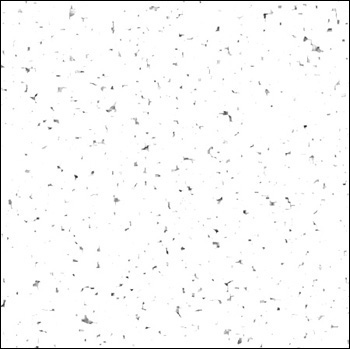
#> input picture assets/stamps/defect_flock_1.png, 350 x 349 px; its folder holds only this picture in this run
$ python -i brush_engine.py   (imports and definitions only)
#> lines starting #> are read from the running program, lines starting #| are printed output that depends on the picture; after the words box and inside, x2 and y2 are one past the last pixel; in counts of white or black regions, pixels touching at a corner belong together
#> further down, picture is the input picture: shape (349, 350, 3); min 0, max 255, mean 249
"""
Brush Engine - Tạo các loại defect tổng hợp cho ảnh sản phẩm công nghiệp.

Hỗ trợ 8 loại brush:
  1. Scratch (vết xước)  - Đường xước thẳng/cong
  2. Spot    (vết đốm)   - Đốm tròn/oval với lõi đậm tán xạ
  3. Smear   (vết lem)   - Vết lem dài, không đều
  4. Crack   (vết nứt)   - Đường nứt phân nhánh
  5. Burr    (vết burr)  - Vết sần sùi, gồ ghề
  6. Smudge  (vết ố mờ)  - Vết xước dạng mảng gồ ghề
  7. Stamp   (mẫu thực)  - Trích xuất từ kho mẫu lỗi thực tế (Natural Defect Stamps)
  8. Organic (hạt hữu cơ)- Mạt bụi/vảy kim loại/rỗ sần procedural với lõi đậm
"""

import os
import sys
import random
import math
import cv2
import numpy as np


# ==========================================
# NGÂN HÀNG MẪU LỖI THỰC TẾ (STAMP BANK)
# ==========================================
class StampBank:
    """
    Quản lý ngân hàng mẫu lỗi thực tế (Natural Defect Stamps) trích xuất từ ảnh tham chiếu.
    Hỗ trợ nạp mặc định từ assets/stamps/ hoặc nạp ảnh tùy chỉnh từ người dùng.
    """
    _default_stamps = []
    _custom_stamps = []
    _custom_source_path = ""
    _initialized = False

    # [79 lines left out: functions get_assets_dir, extract_stamps_from_image, initialize, load_custom_image, reset_to_default, get_stamps, not called in this run]

    @classmethod
    def count(cls):
        return len(cls.get_stamps())


# ==========================================
# CLASS CHÍNH: BRUSH ENGINE
# ==========================================
class BrushEngine:
    """Engine tạo synthetic defect bằng OpenCV drawing + numpy operations"""

    # Hằng số loại brush
    SCRATCH = "scratch"
    SPOT = "spot"
    SMEAR = "smear"
    CRACK = "crack"
    BURR = "burr"
    SMUDGE = "smudge"
    STAMP = "stamp"
    ORGANIC = "organic"
    FIBER = "fiber"

    ALL_TYPES = [SCRATCH, SPOT, SMEAR, CRACK, BURR, SMUDGE, STAMP, ORGANIC, FIBER]

    # Class ID cho YOLO export
    CLASS_MAP = {
        SCRATCH: 0,
        SPOT: 1,
        SMEAR: 2,
        CRACK: 3,
        BURR: 4,
        SMUDGE: 5,
        STAMP: 6,
        ORGANIC: 7,
        FIBER: 8,
    }

    # ==========================================
    # DEFAULT PARAMS
    # ==========================================
    # [1167 lines left out: functions default_params, allocate_counts, _get_valid_start_point, generate_scratch, generate_spot, generate_smear and 10 more, not called in this run]

    # ==========================================
    # AUTO SURFACE DETECTION & SAFETY CLIPPING
    # ==========================================
    @staticmethod
    def detect_surfaces(img, target_surface='bright', threshold_mode='otsu',
                        manual_threshold=128, margin=4, min_area=150):
        """
        Tự động phân đoạn ảnh thành các vùng bề mặt Sáng (White) hoặc Tối (Dark)
        và co viền an toàn (Margin Erosion) để vết lỗi không bao giờ chạm ranh giới.

        Args:
            img: np.ndarray ảnh grayscale hoặc BGR
            target_surface: 'bright' (chỉ vùng sáng), 'dark' (chỉ vùng tối), hoặc 'both' (cả hai)
            threshold_mode: 'otsu' (tự động) hoặc 'manual' (theo manual_threshold)
            manual_threshold: int 0-255 nếu dùng 'manual'
            margin: int số pixel co viền an toàn (erosion) để tránh chạm mép
            min_area: int diện tích tối thiểu (pixel) của vùng bề mặt để nhận diện

        Returns:
            list of dict: [
                {
                    'rect': [x, y, w, h],           # Bounding box trên ảnh gốc
                    'contour': np.ndarray,          # Contour gốc của vùng
                    'surface_type': 'bright'|'dark',# Loại bề mặt
                    'defect_mode': 'multiply'|'lighten', # Mode hòa trộn đề xuất
                    'surface_mask': np.ndarray (h, w), # Binary mask cục bộ (đã margin)
                    'area': float
                }, ...
            ]
        """
#> called with target_surface = 'bright', threshold_mode = 'otsu', manual_threshold = 128, margin = 4, min_area = 150
        if img is None or img.size == 0:
            return []

        # Chuẩn hóa về Grayscale
        if len(img.shape) == 3:
            img_gray = cv2.cvtColor(img, cv2.COLOR_BGR2GRAY)
        else:
            img_gray = img.copy()

        h, w = img_gray.shape[:2]
#> h = 349; w = 350

        # Lọc nhẹ trước khi phân ngưỡng để loại bỏ nhiễu speckle
        blur = cv2.GaussianBlur(img_gray, (3, 3), 0)
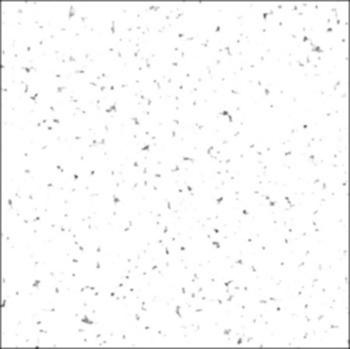
#> blur: shape (349, 350); min 56, max 255, mean 249.8

        # Phân ngưỡng nhị phân
        if threshold_mode == 'otsu':
            _, thresh_bin = cv2.threshold(blur, 0, 255, cv2.THRESH_BINARY + cv2.THRESH_OTSU)
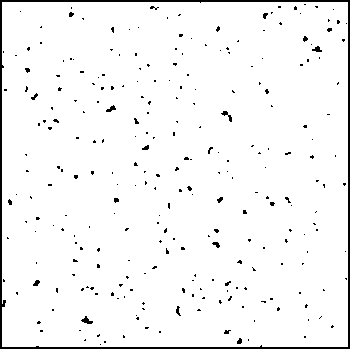
#> thresh_bin: shape (349, 350); 96.2% white; 266 black regions (251 under 20 px), largest, box (x1, y1, x2, y2) and area: (0, 0, 350, 349) 2812, (81, 316, 93, 324) 48, (221, 111, 232, 122) 43
        else:
            thresh_bin = (blur >= manual_threshold).astype(np.uint8) * 255

        # Danh sách các mặt cần phân tích
        surfaces_to_process = []
        if target_surface in ('bright', 'both'):
            surfaces_to_process.append(('bright', thresh_bin, 'multiply'))
        if target_surface in ('dark', 'both'):
            surfaces_to_process.append(('dark', cv2.bitwise_not(thresh_bin), 'lighten'))

        detected_zones = []

        # Kernel co viền an toàn (Margin Safety Erosion)
        kernel = None
        if margin > 0:
            k_size = margin * 2 + 1
            kernel = cv2.getStructuringElement(cv2.MORPH_ELLIPSE, (k_size, k_size))

        for surface_type, bin_mask, default_blend in surfaces_to_process:
            # 1. Đóng lỗ nhỏ (Morph Close) trước khi erode để mặt phẳng liền lạc
            clean_mask = cv2.morphologyEx(bin_mask, cv2.MORPH_CLOSE, cv2.getStructuringElement(cv2.MORPH_RECT, (3, 3)))

            # 2. Áp dụng Margin Safety Erosion
            if kernel is not None:
                eroded_mask = cv2.erode(clean_mask, kernel)
            else:
                eroded_mask = clean_mask

            # 3. Tìm các vùng liên thông (Contours)
            cnts, _ = cv2.findContours(eroded_mask, cv2.RETR_EXTERNAL, cv2.CHAIN_APPROX_SIMPLE)

            for c in cnts:
                area = cv2.contourArea(c)
                if area < min_area:
                    continue

                bx, by, bw, bh = cv2.boundingRect(c)
                if bw < 5 or bh < 5:
                    continue

                # Cắt mask cục bộ của vùng này đã lùi viền an toàn
                local_mask = eroded_mask[by:by+bh, bx:bx+bw].copy()

                detected_zones.append({
                    'rect': [bx, by, bw, bh],
                    'contour': c,
                    'surface_type': surface_type,
                    'defect_mode': default_blend,
                    'surface_mask': local_mask,
                    'area': area
                })
#> this loop made 1 pass
#> (surface_type, default_blend) on pass 1: ('bright', 'multiply')
#> pass 1, in detect_surfaces, `clean_mask = cv2.morphologyEx(bin_mask, cv2.MORPH_CLOSE, cv2.getStruct..`:
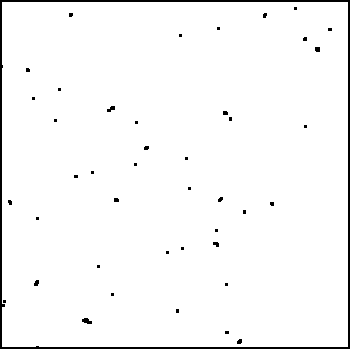
#> clean_mask: shape (349, 350); 97.2% white; 43 black regions (36 under 20 px), largest, box (x1, y1, x2, y2) and area: (0, 0, 350, 349) 2795, (82, 318, 92, 324) 41, (107, 106, 115, 112) 30
#> pass 1, in detect_surfaces, `eroded_mask = cv2.erode(clean_mask, kernel)`:
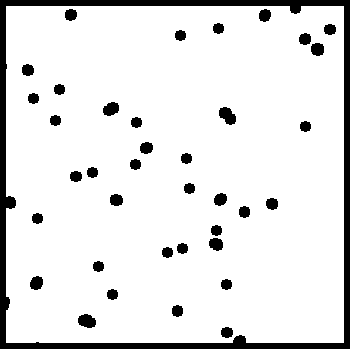
#> eroded_mask: shape (349, 350); 89.5% white; 38 black regions, largest, box (x1, y1, x2, y2) and area: (0, 0, 350, 349) 8565, (219, 107, 236, 125) 207, (78, 314, 96, 328) 192
#> after the loop, detected_zones = 1 item

        return detected_zones

>>> import cv2
>>> picture = cv2.imread('assets/stamps/defect_flock_1.png')
>>> result = BrushEngine().detect_surfaces(picture)
#> result = 1 item

$ run again, on assets/stamps/defect_spray_2.png
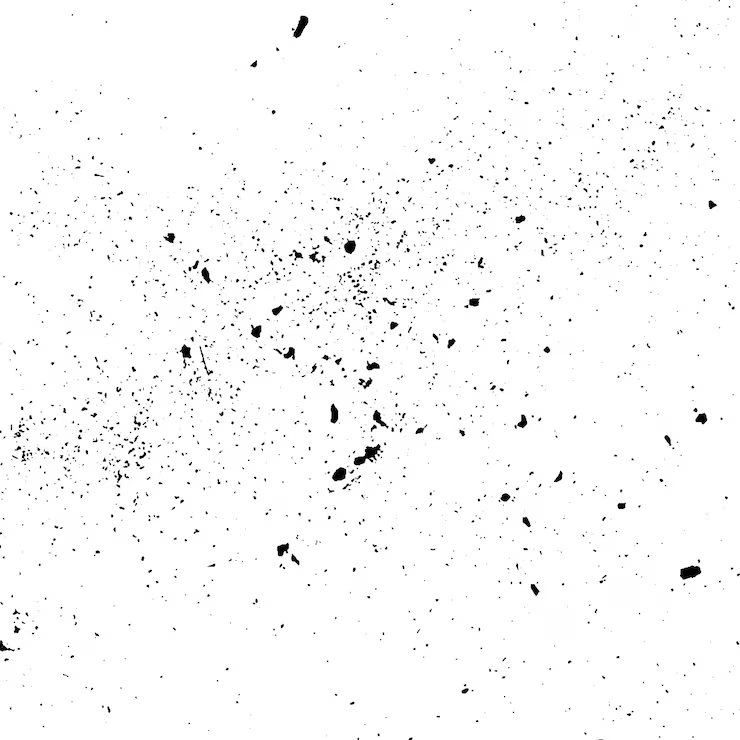
#> input picture assets/stamps/defect_spray_2.png, 740 x 740 px
#> picture is the input picture: shape (740, 740, 3); min 0, max 255, mean 250.4
#> in detect_surfaces, `_, thresh_bin = cv2.threshold(blur, 0, 255, cv2.THRESH_BINARY + cv2.TH..`:
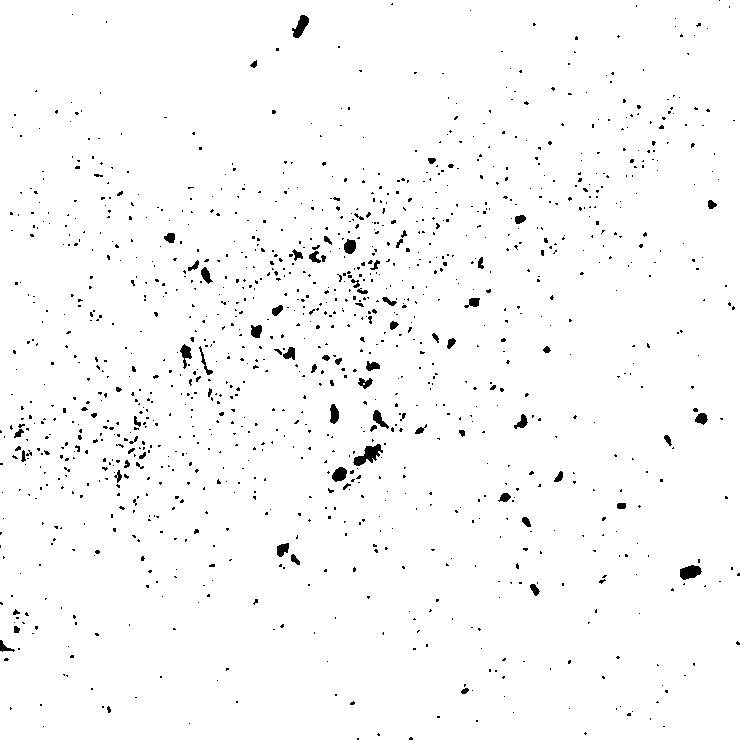
#> thresh_bin: shape (740, 740); 98% white; 1238 black regions (1158 under 20 px), largest, box (x1, y1, x2, y2) and area: (353, 444, 383, 466) 312, (680, 565, 702, 580) 231, (292, 15, 309, 38) 207
#> the loop in detect_surfaces, `for surface_type, bin_mask, default_blend in surfaces_to_process:` made 1 pass
#> (surface_type, default_blend) on pass 1: ('bright', 'multiply')
#> pass 1, in detect_surfaces, `eroded_mask = cv2.erode(clean_mask, kernel)`:
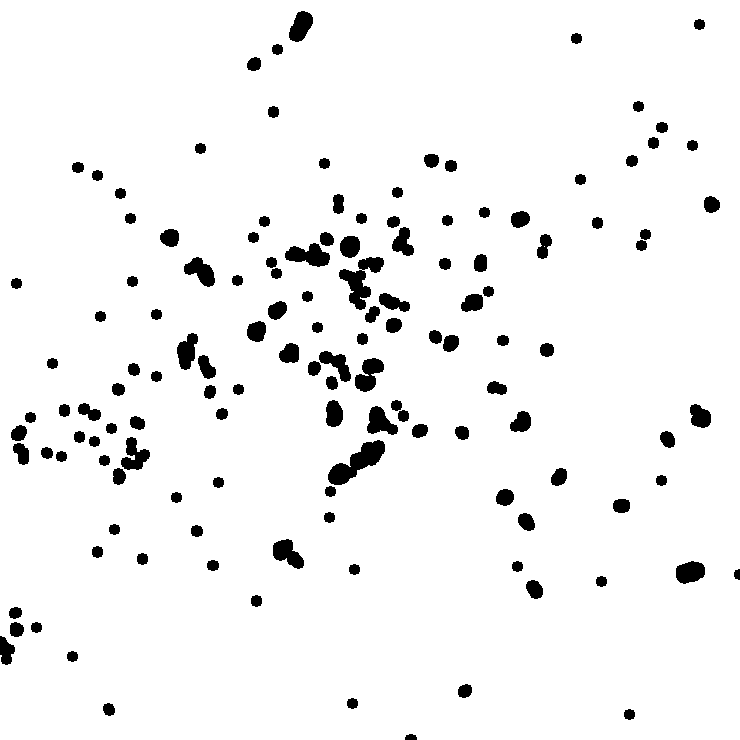
#> eroded_mask: shape (740, 740); 95.3% white; 135 black regions, largest, box (x1, y1, x2, y2) and area: (328, 440, 385, 485) 1126, (339, 257, 384, 310) 998, (285, 243, 330, 267) 663
#> after the loop in detect_surfaces, `for surface_type, bin_mask, default_blend in surfaces_to_process:`: detected_zones = 1 item
